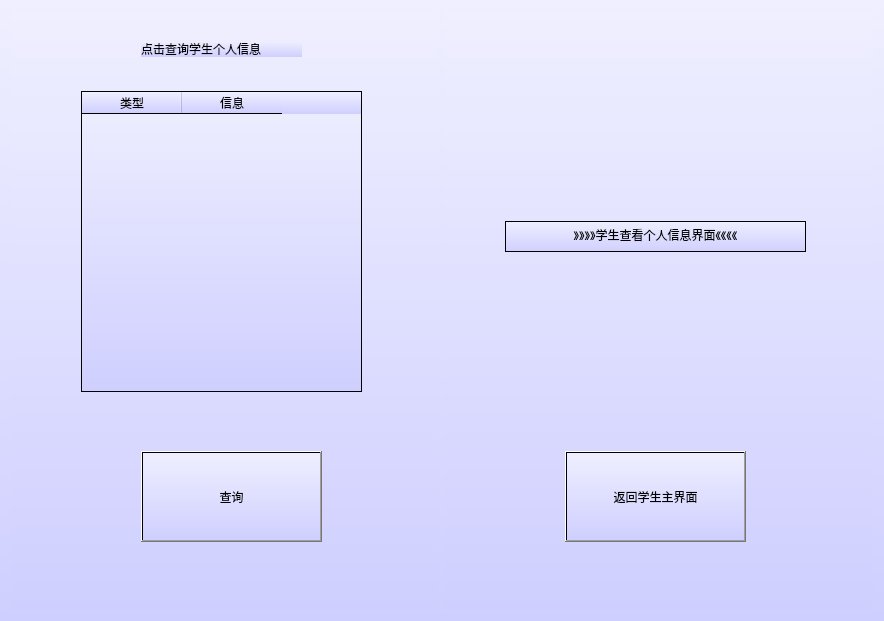
<?xml version="1.0" encoding="UTF-8"?>
<ui version="4.0">
 <class>Stu_Percheck</class>
 <widget class="QWidget" name="Stu_Percheck">
  <property name="geometry">
   <rect>
    <x>0</x>
    <y>0</y>
    <width>884</width>
    <height>621</height>
   </rect>
  </property>
  <property name="windowTitle">
   <string>Form</string>
  </property>
  <property name="styleSheet">
   <string notr="true">background:QLinearGradient(x1:0,y1:0,x2:0,y2:1,stop:0 #efefff,stop:1 #cfcfff);</string>
  </property>
  <layout class="QHBoxLayout" name="horizontalLayout">
   <item>
    <widget class="QWidget" name="widget_2" native="true">
     <widget class="QLabel" name="label">
      <property name="geometry">
       <rect>
        <x>130</x>
        <y>30</y>
        <width>161</width>
        <height>16</height>
       </rect>
      </property>
      <property name="text">
       <string>点击查询学生个人信息</string>
      </property>
     </widget>
     <widget class="QTableWidget" name="tableWidget">
      <property name="geometry">
       <rect>
        <x>70</x>
        <y>80</y>
        <width>281</width>
        <height>301</height>
       </rect>
      </property>
      <column>
       <property name="text">
        <string>类型</string>
       </property>
      </column>
      <column>
       <property name="text">
        <string>信息</string>
       </property>
      </column>
     </widget>
     <widget class="QPushButton" name="searchButton">
      <property name="geometry">
       <rect>
        <x>130</x>
        <y>440</y>
        <width>181</width>
        <height>91</height>
       </rect>
      </property>
      <property name="text">
       <string>查询</string>
      </property>
     </widget>
    </widget>
   </item>
   <item>
    <widget class="QWidget" name="widget" native="true">
     <widget class="QTextBrowser" name="textBrowser">
      <property name="geometry">
       <rect>
        <x>60</x>
        <y>210</y>
        <width>301</width>
        <height>31</height>
       </rect>
      </property>
      <property name="html">
       <string>&lt;!DOCTYPE HTML PUBLIC &quot;-//W3C//DTD HTML 4.0//EN&quot; &quot;http://www.w3.org/TR/REC-html40/strict.dtd&quot;&gt;
&lt;html&gt;&lt;head&gt;&lt;meta name=&quot;qrichtext&quot; content=&quot;1&quot; /&gt;&lt;style type=&quot;text/css&quot;&gt;
p, li { white-space: pre-wrap; }
&lt;/style&gt;&lt;/head&gt;&lt;body style=&quot; font-family:'SimSun'; font-size:9pt; font-weight:400; font-style:normal;&quot;&gt;
&lt;p align=&quot;center&quot; style=&quot; margin-top:0px; margin-bottom:0px; margin-left:0px; margin-right:0px; -qt-block-indent:0; text-indent:0px;&quot;&gt;&lt;span style=&quot; font-family:'SimSun';&quot;&gt;》》》》学生查看个人信息界面《《《《&lt;/span&gt;&lt;/p&gt;&lt;/body&gt;&lt;/html&gt;</string>
      </property>
     </widget>
     <widget class="QPushButton" name="returnButton">
      <property name="geometry">
       <rect>
        <x>120</x>
        <y>440</y>
        <width>181</width>
        <height>91</height>
       </rect>
      </property>
      <property name="text">
       <string>返回学生主界面</string>
      </property>
     </widget>
    </widget>
   </item>
  </layout>
 </widget>
 <resources/>
 <connections/>
</ui>
